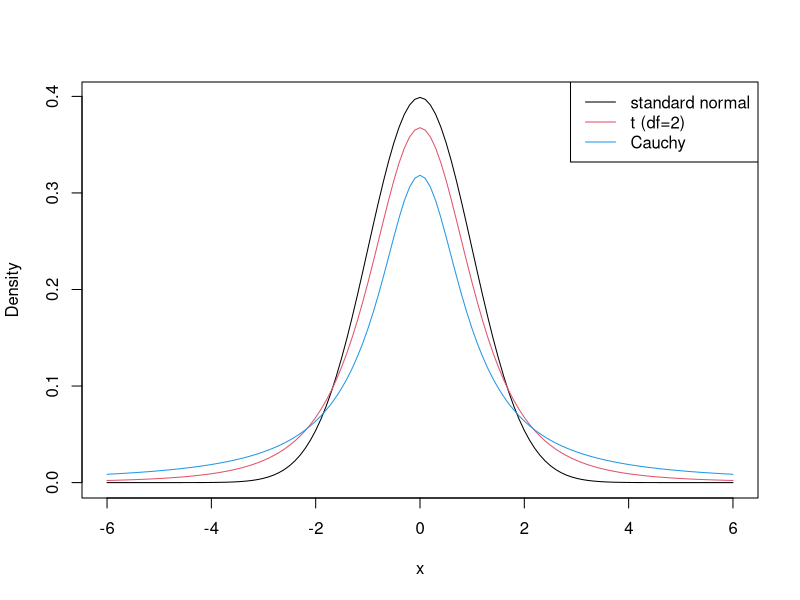
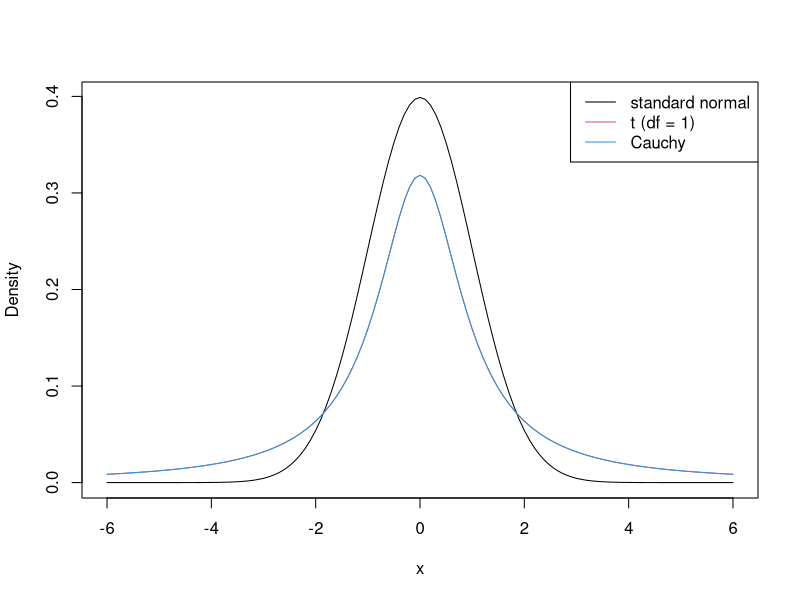
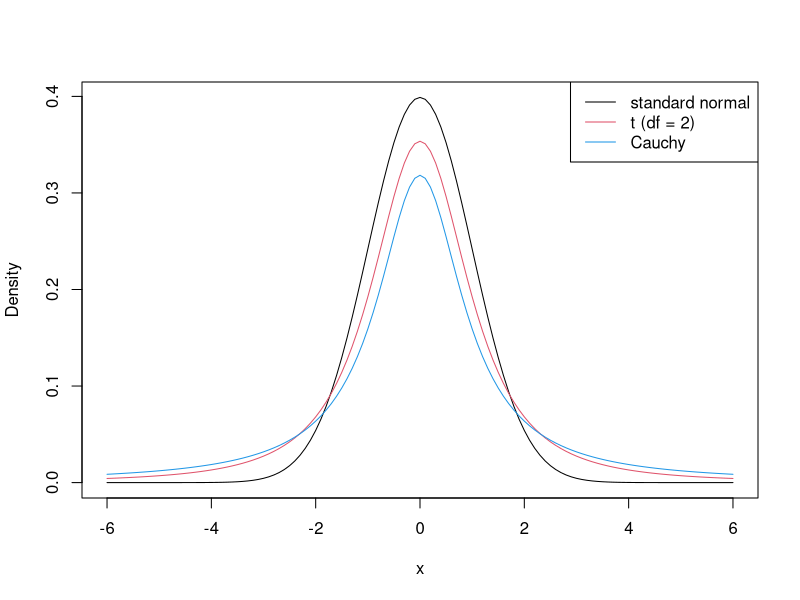
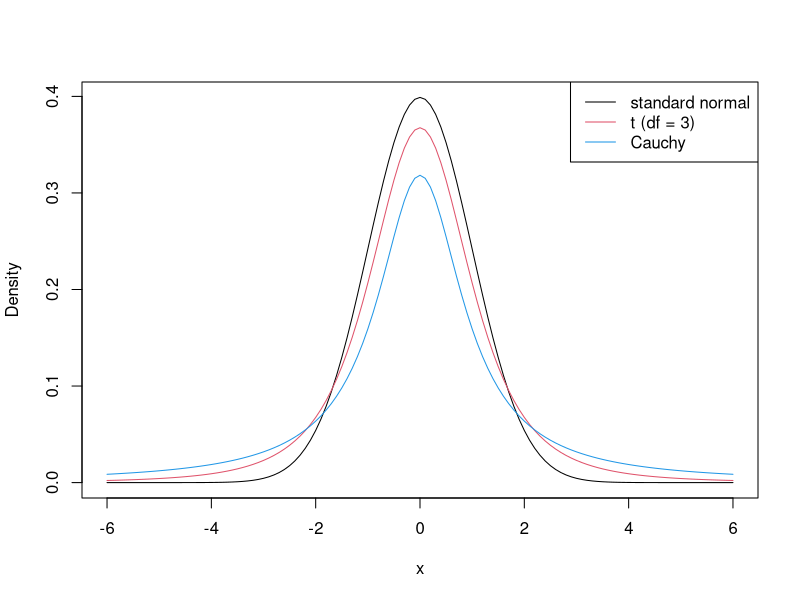
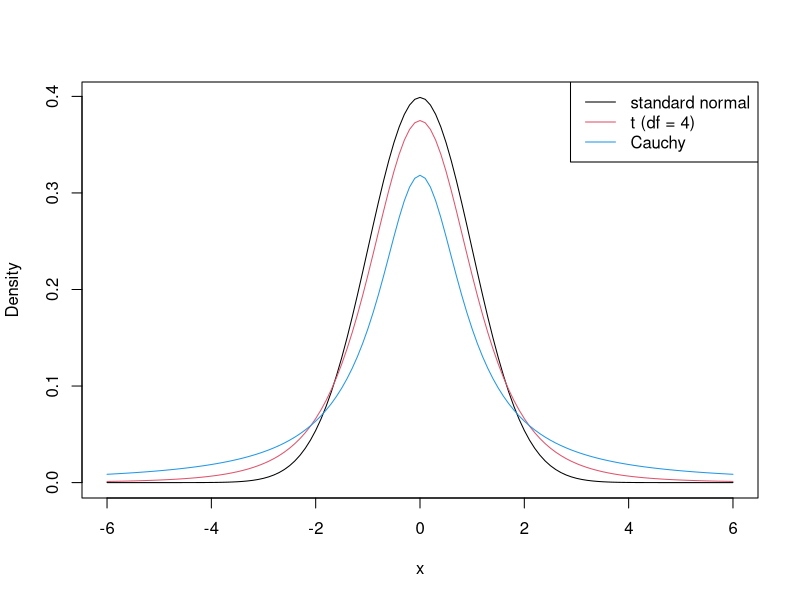
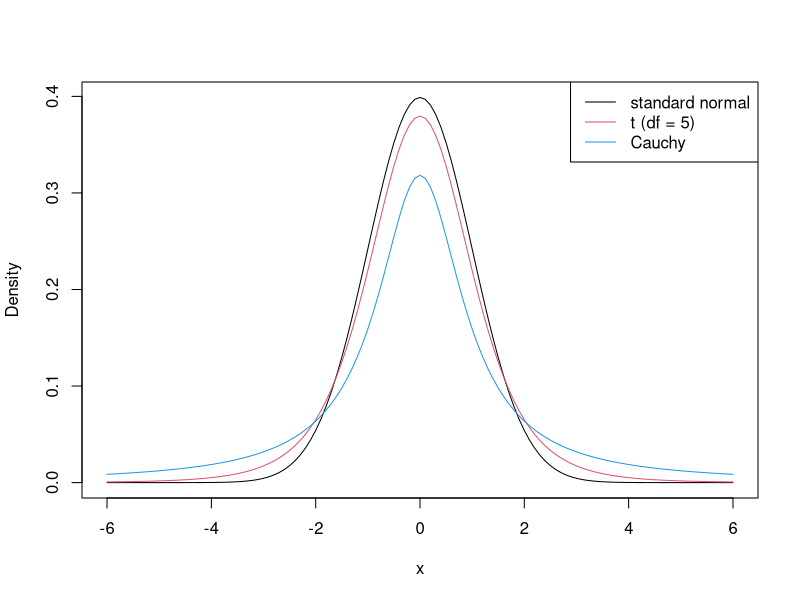
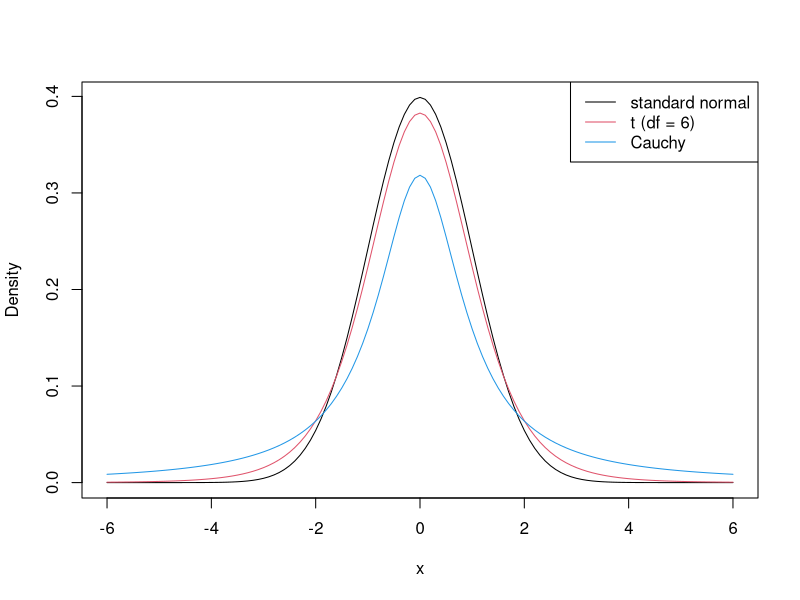
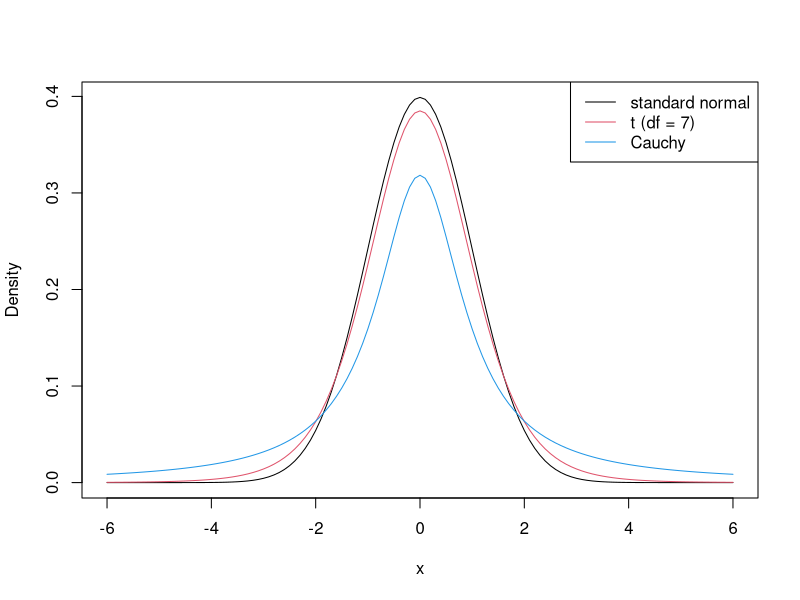

Here is the R script that generated these plots, in order:
## ---- chunk 1
require(knitr)
hook_source_def = knit_hooks$get('source')
knit_hooks$set(source = function(x, options){
  if (!is.null(options$verbatim) && options$verbatim){
    opts = gsub(",\\s*verbatim\\s*=\\s*TRUE\\s*", "", options$params.src)
    bef = sprintf('\n\n    ```{r %s}\n', opts, "\n")
    stringr::str_c(bef, paste(knitr:::indent_block(x, "    "), collapse = '\n'), "\n    ```\n")
  } else {
     hook_source_def(x, options)
  }
})

rinline <- function(code){
	sprintf('`r %s`', code)
}
## ---- chunk 2
x <- seq(-6,6, by=0.1)
yNorm <- dnorm(x)
yt <- dt(x, df=3)
yCauchy <- dcauchy(x)
## ---- chunk 3
plot(x, yNorm, type="l", ylab="Density")
lines(x, yt, col=2)
lines(x, yCauchy, col=4)
legend("topright", legend=c("standard normal", "t (df=2)", "Cauchy"), 
   col=c(1,2,4), lty=1)
## ---- chunk 4
x <- seq(-6,6, by=0.1)
yNorm <- dnorm(x)
yCauchy <- dcauchy(x)
par(bg="white")
for(i in 1:20){
    plot(x, yNorm, type="l", ylab="Density")
    lines(x, dt(x, df=i), col=2)
    lines(x, yCauchy, col=4)
    legend("topright", legend=c("standard normal", paste0("t (df = ", i, ")"), "Cauchy"), 
       col=c(1,2,4), lty=1)
}
